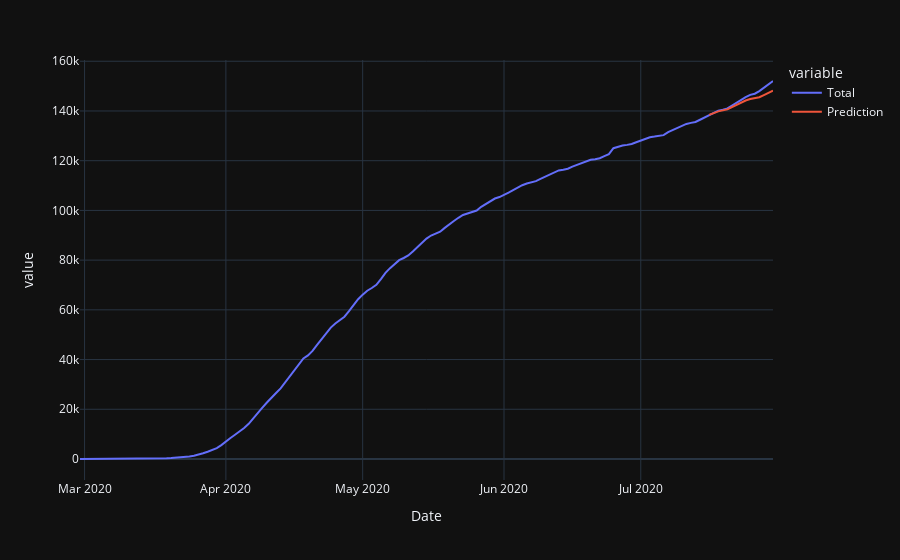

This figure's notebook cell:
### Code cell
fig,pred=Predict()
fig

### Figure 1 — Plotly figure (JSON) as saved in the notebook; plotly's stock layout.template omitted (floating-point values rounded to 4 significant figures; data arrays with more than 128 entries replaced by an {"elided": "..."} marker saying what was removed)
{"data": [{"hovertemplate": "variable=Total<br>Date=%{x}<br>value=%{y}<extra></extra>", "legendgroup": "Total", "line": {"color": "#636efa", "dash": "solid"}, "mode": "lines", "name": "Total", "orientation": "v", "showlegend": true, "type": "scatter", "x": {"elided": "153 str values"}, "xaxis": "x", "y": {"elided": "153 int values"}, "yaxis": "y"}, {"hovertemplate": "variable=Prediction<br>Date=%{x}<br>value=%{y}<extra></extra>", "legendgroup": "Prediction", "line": {"color": "#EF553B", "dash": "solid"}, "mode": "lines", "name": "Prediction", "orientation": "v", "showlegend": true, "type": "scatter", "x": {"elided": "153 str values"}, "xaxis": "x", "y": {"elided": "153 float values"}, "yaxis": "y"}], "layout": {"legend": {"title": {"text": "variable"}, "tracegroupgap": 0}, "margin": {"t": 60}, "xaxis": {"anchor": "y", "domain": [0, 1], "title": {"text": "Date"}}, "yaxis": {"anchor": "x", "domain": [0, 1], "title": {"text": "value"}}}}
